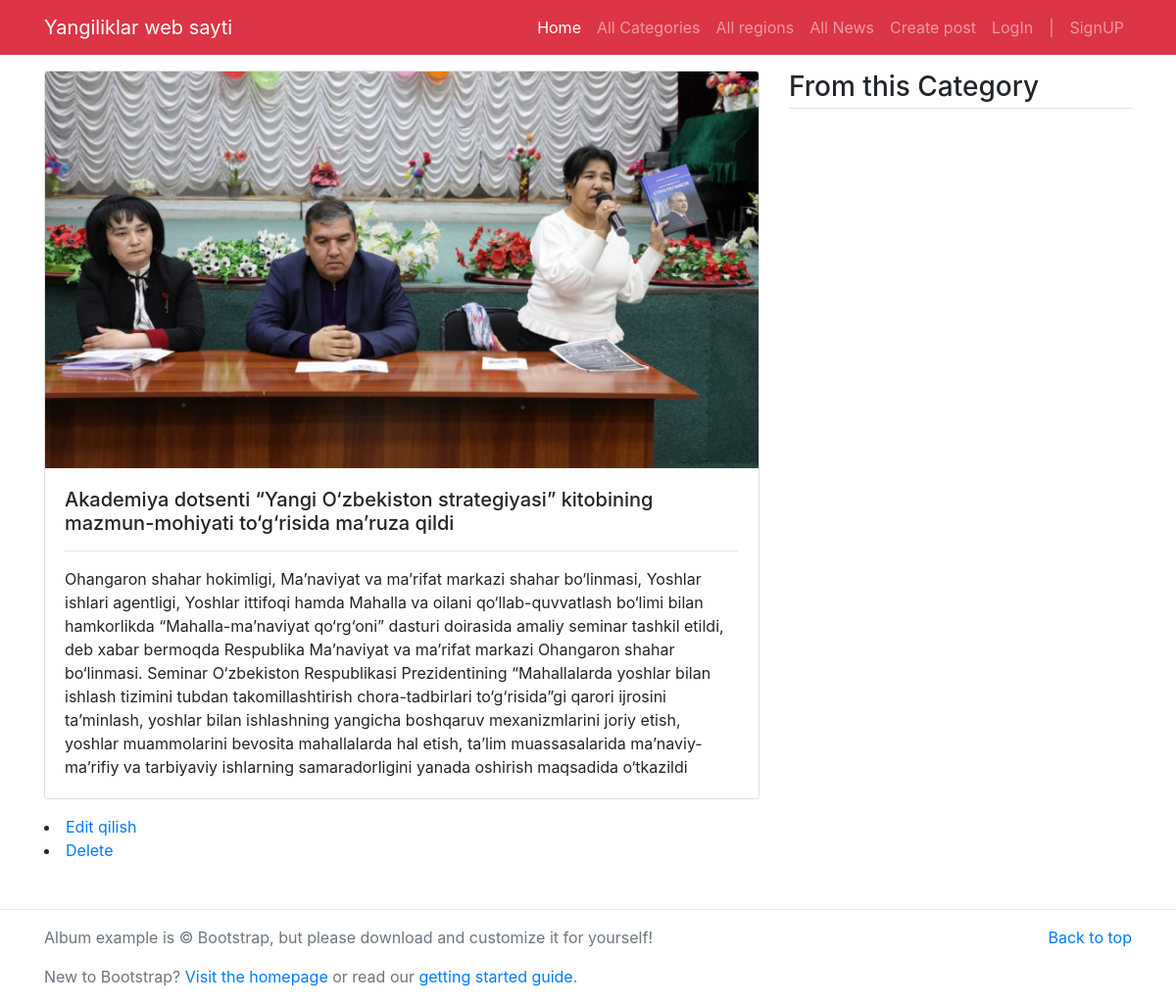
Page /detail/1/ on the committed database.
### BlogPost/models.py (models this page shows, shortened)
class BlogPost(models.Model):
    category = models.ForeignKey(Category,on_delete=models.CASCADE, blank=True, null= True)
    region = models.ForeignKey(Region, on_delete=models.CASCADE,blank=True ,null= True)
    title = models.CharField(max_length=255)
    text = models.TextField()
    image = models.ImageField(upload_to='blog_images/', null=True, blank=True)
    created_date = models.DateTimeField(auto_now_add=True)
    author = models.ForeignKey(User, on_delete=models.CASCADE)

### BlogPost/views.py (the view)
# urls.py: path('detail/<int:pk>/', views.blogpost_detail, name='detail'),
def blogpost_detail(request, pk):
    post = BlogPost.objects.get(pk=pk)
    return render(request, 'detail.html', {'post': post})

### templates/detail.html (shortened to what this page needs)
{% extends 'base.html' %}
{% block content%}
<main class="container mt-3 mb-5">
	<div class="row my-3">
		<div class="col-md-8">
			<div class="card mb-3">
                 <img src="/media/{{post.image}}" class="card-img-top" alt="{{post.title}}">
			  <div class="card-body">
			    <h5 class="card-title">{{post.title}}</h5>
			    <hr/>
			    <p class="card-text">{{post.text}}</p>
			  </div>
			</div>
			<li><a href="{% url 'edit_post' post.pk %}"> Edit qilish </a></li>
			<li><a href="{% url 'delete_post' post.pk %}"> Delete </a></li>
		</div>
		<div class="col-md-4">
			<h3 class="mb-3 border-bottom pb-1">From this Category</h3>
		</div>
	</div>
</main>
{% endblock%}

### rows in the picture
BlogPost: image (picture), title "Akademiya dotsenti “Yangi O‘zbekiston strategiyasi” kitobining mazmun-mohiyati to‘g‘risida ma’ruza qildi", text "Ohangaron shahar hokimligi, Ma’naviyat va ma’rifat markazi shahar bo‘linmasi, Yoshlar ishlari agentligi, Yoshlar ittifoqi hamda Mahalla va oilani qo‘llab-quvvatlash bo‘limi bilan hamkorlikda “Mahalla-ma’naviyat qo‘rg‘oni” dasturi doirasida amaliy seminar tashkil etildi, deb xabar bermoqda Respublika Ma’naviyat va ma’rifat markazi Ohangaron shahar bo‘linmasi. Seminar O‘zbekiston Respublikasi Prezidentining “Mahallalarda yoshlar bilan ishlash tizimini tubdan takomillashtirish chora-tadbirlari to‘g‘risida”gi qarori ijrosini ta’minlash, yoshlar bilan ishlashning yangicha boshqaruv mexanizmlarini joriy etish, yoshlar muammolarini bevosita mahallalarda hal etish, ta’lim muassasalarida…"
